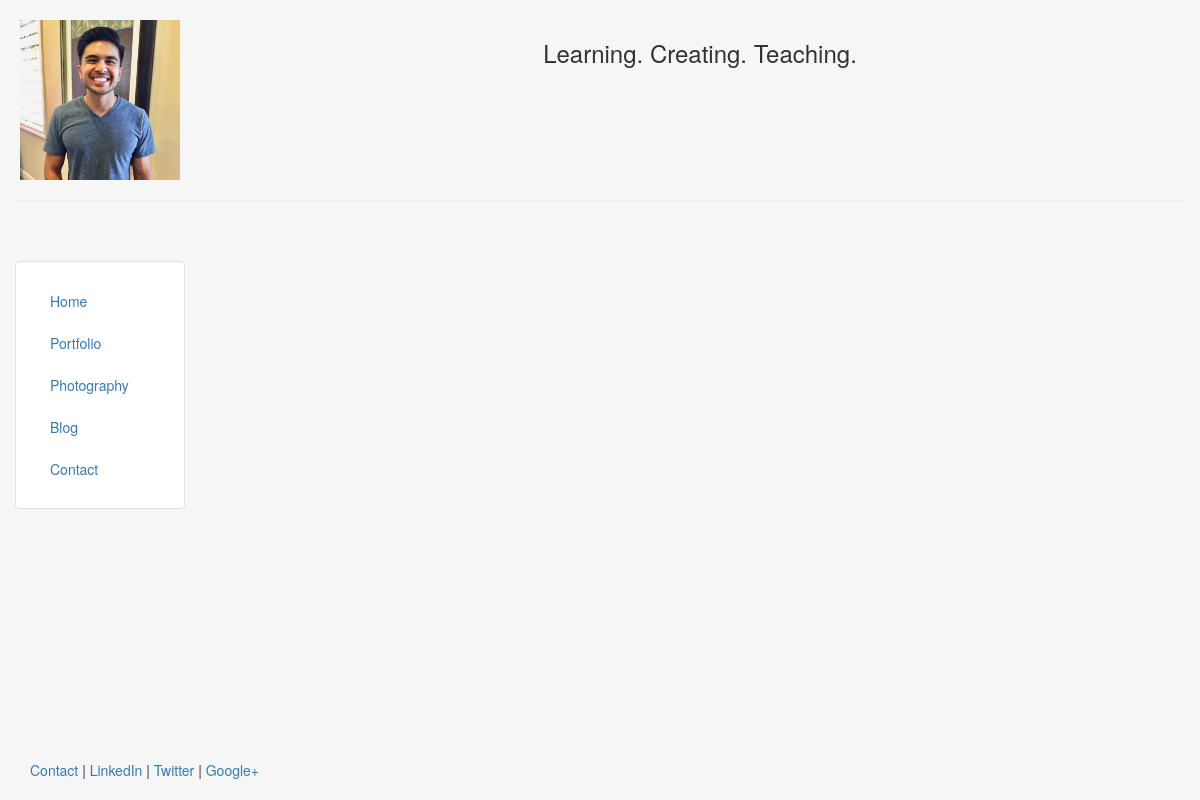
The page /blog/ on the database as committed earlier.
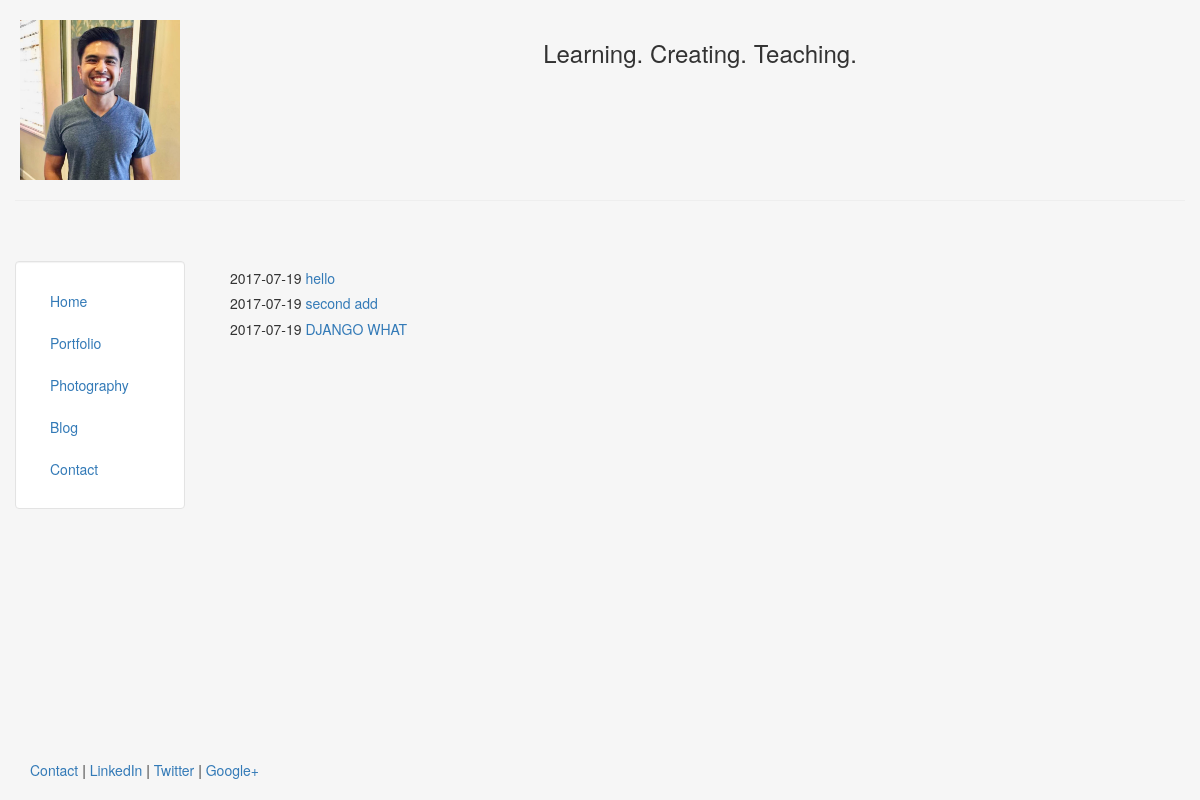
The same page on the database as committed later.
### blog/models.py (models this page shows, shortened)
class Post(models.Model):
    title = models.CharField(max_length=140)
    body = models.TextField()
    date = models.DateTimeField()

### blog/templates/blog/blog.html
{% extends "bio/header.html" %}
{% block content %}
    {% for post in object_list %}
        <h5>{{ post.date|date:"Y-m-d" }}<a href="/blog/{{post.id}}"> {{post.title}} </a></h5>
    {% endfor %}
{% endblock %}

### bio/templates/bio/header.html (shortened to what this page needs)
<!DOCTYPE html>
<html lang="en">
<head>
	{% load staticfiles %}
	<link rel="stylesheet" href="https://maxcdn.bootstrapcdn.com/bootstrap/3.3.7/css/bootstrap.min.css">
</head>
<body class="body" style="background-color:#f6f6f6">
	<div class="container-fluid" style="min-height:95%; ">
		<div class="row">
			  <div class="col-sm-2">
				  <br>
				  <center>
					<img src="{% static 'img/profile_pic.jpg' %}" class="responsive-img" style='max-height:160px;' alt="face">
				  </center>
			  </div>
			  <div class="col-sm-10">
				  <br>
				  <center>
				  <h3>Learning. Creating. Teaching.</h3>
				  </center>
			  </div>
		</div><hr>
		<div class="row">
		  <div class="col-sm-2">
		  <br>
		  <br>
			<div class="well bs-sidebar" id="sidebar" style="background-color:#fff">
			  <ul class="nav nav-pills nav-stacked">
				<li><a href='/'>Home</a></li>
				<li><a href='/portfolio/'>Portfolio</a></li>
				<li><a href='/photography/'>Photography</a></li>
				<li><a href='/blog/'>Blog</a></li>
				<li><a href='/contact/'>Contact</a></li>
			  </ul>
			</div>
		  </div>
		  <div class="col-sm-10">
			<div class='container-fluid'>
			<br><br>
			   {% block content %}
			   {% endblock %}
			</div>
		  </div>
		</div>
	</div>
	<footer>
		<div class="container-fluid" style='margin-left:15px'>
			<p><a href="#" target="blank">Contact</a> | <a href="#" target="blank">LinkedIn</a> | <a href="#" target="blank">Twitter</a> | <a href="#" target="blank">Google+</a></p>
		</div>
	</footer>
</body>
</html>

### bio/templates/bio/header.html (style rules this page uses)
html, body { height:100% }

Rows that differ between the two databases and show on the page:
added Post: date "2017-07-19", title "hello"
added Post: date "2017-07-19", title "second add"
added Post: date "2017-07-19", title "DJANGO WHAT"
